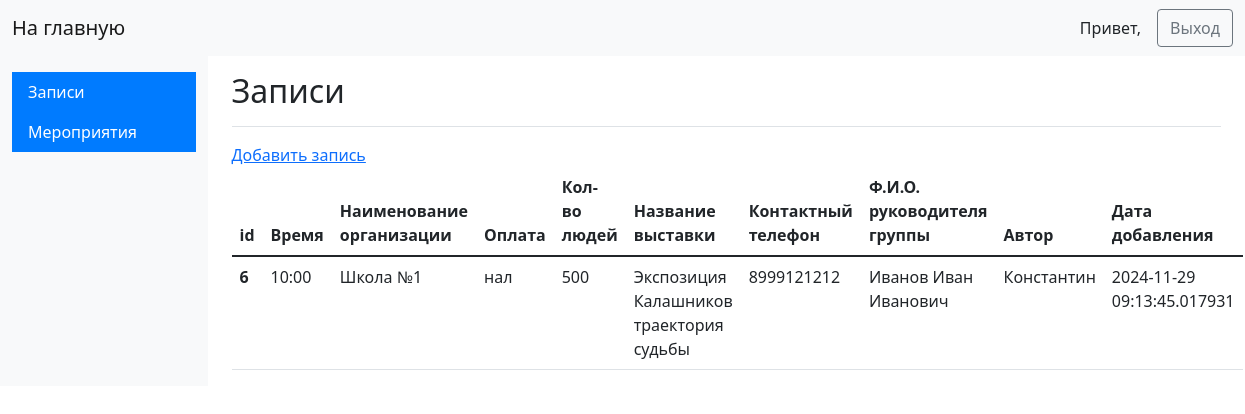
Page /admin/goods/2024-12-01 (signed in) on the committed database.
### app.py (models this page shows, shortened)
class Goods(db.Model):
    __tablename__ = 'goods'
    goods_id = db.Column(name='goods_id', type_=db.Integer(), primary_key=True)
    time = db.Column(db.String(30), nullable=True)
    phone = db.Column(db.String(), nullable=True)
    size_id = db.Column(db.Integer(), nullable=True)
    category_id = db.Column(db.Integer(), nullable=True)
    date = db.Column(db.Integer(), nullable=True)
    peoples = db.Column(db.Integer(), nullable=True)
    orgname = db.Column(db.String(100), nullable=True)
    fio = db.Column(db.String(), nullable=True)
    autor = db.Column(db.String, nullable=False)
    created_on = db.Column(db.DateTime(), default=datetime.utcnow)

class Size(db.Model):
    size_id = db.Column(db.Integer, primary_key=True)
    size_name = db.Column(db.String(60), nullable=False)
    created_on = db.Column(db.DateTime(), default=datetime.utcnow)

class Category(db.Model):
    category_id = db.Column(db.Integer, primary_key=True)
    category_name = db.Column(db.String(60), nullable=False)
    created_on = db.Column(db.DateTime(), default=datetime.utcnow)

### app.py (the view)
@app.route('/admin/goods/<string:date>', methods = ['GET'])
def get_good_for_date(date):
    if 'username' not in session:
        return redirect('/admin')
    else:
        goods = Goods.query.filter_by(date=date).all()
        sizes = {}
        categories = {}
        for size in Size.query.order_by(desc(Size.created_on)).all():
            sizes.update({size.size_id: size.size_name})
        for category in Category.query.order_by(desc(Category.created_on)).all():
            categories.update({category.category_id: category.category_name})
        return render_template('goodcard.html', goods=goods,sizes=sizes,categories=categories)

### app.py (called while the page is built)
@login.user_loader
def load_user(id):
    return db.session.get(Admin, int(id))

### templates/goodcard.html
{% extends 'base_admin.html' %}
{% block content %}
        <main class="col-md-9 ms-sm-auto col-lg-10 px-md-4">
            <div class="d-flex justify-content-between flex-wrap flex-md-nowrap align-items-center pt-3 pb-2 mb-3 border-bottom">
                <h1 class="h2">Записи</h1>
            </div>
            <a href="/admin/goods/add">Добавить запись</a>
            <table class="table">
              <thead class="thead-dark">
                <tr>
                  <th scope="col">id</th>
                  <th scope="col">Время</th>
                  <th scope="col">Наименование организации</th>
                  <th scope="col">Оплата</th>
                  <th scope="col">Кол-во людей</th>
                  <th scope="col">Название выставки</th>
                  <th scope="col">Контактный телефон</th>
                  <th scope="col">Ф.И.О. руководителя группы</th>
                  <th scope="col">Автор</th>
                  <th scope="col">Дата добавления</th>
                </tr>
              </thead>
              <tbody>
                {% for good in goods %}
                    <tr>
                      <th scope="row">{{ good.goods_id }}</th>
                      <td>{{ good.time }}</td>
                      <td>{{ good.orgname }}</td>
                      <td>{{ sizes.get(good.size_id) }}</td>
                      <td>{{ good.peoples }}</td>
                      <td>{{ categories.get(good.category_id) }}</td>
                      <td>{{ good.phone }}</td>
                      <td>{{ good.fio }}</td>
                      <td>{{ good.autor }}</td>
                      <td>{{ good.created_on }}</td>
                    </tr>
                {% endfor %}
              </tbody>
            </table>
{% endblock %}

### rows in the picture
Goods: goods_id "6", time "10:00", orgname "Школа №1", peoples "500", phone "8999121212", fio "Иванов Иван Иванович", autor "Константин", created_on "2024-11-29 09:13:45.017931"
Size: get "нал"
Category: get "Экспозиция Калашников траектория судьбы"
